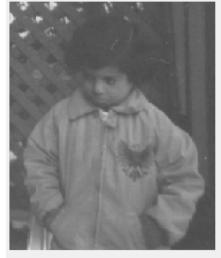
#> input picture Assignment 1/pout-dark.jpg, 221 x 258 px
$ python 7.py
#> lines starting #> are read from the running program, lines starting #| are printed output that depends on the picture
import numpy as np
import matplotlib.pyplot as plt
import cv2

img =cv2.imread("pout-dark.jpg",0)
#> img is the input picture: shape (258, 221); min 70, max 255, mean 123.5
orginal =cv2.imread("pout-dark.jpg",0)
ref_image=cv2.imread("pout-bright.jpg",0)
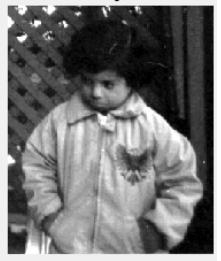
#> input picture Assignment 1/pout-bright.jpg, 221 x 261 px
#> ref_image is the input picture: shape (261, 221); min 0, max 255, mean 114.2

#print(img)


org_hist = np.zeros((256,))
org_equ_hist = np.zeros((256,))
height,width=img.shape
#> height = 258; width = 221

for i in range(width):
    for j in range(height):
        temp = orginal[j,i]
        org_hist[temp] = org_hist[temp]+1
#> after the loop, org_hist = 256 values, max 1984 at index 240, min 0 at index 0, mean 222.7

for i in range(256):
    for j in range(i+1):
        org_equ_hist[i] += org_hist[j] * (1.0/(height*width))
    org_equ_hist[i] = round(org_equ_hist[i] * 255);
#> after the loop, org_equ_hist = 256 values from 0 to 255

org_equ_hist=org_equ_hist.astype(np.uint8)

ref_hist = np.zeros((256,))
ref_equ_hist = np.zeros((256,))
height2,width2=ref_image.shape
#> height2 = 261; width2 = 221

for i in range(width2):
    for j in range(height2):
        temp = ref_image[j,i]
        ref_hist[temp] = ref_hist[temp]+1
#> after the loop, ref_hist = 256 values, max 1953 at index 240, min 35 at index 251, mean 225.3

for i in range(256):
    for j in range(i+1):
        ref_equ_hist[i] += ref_hist[j] * (1.0/(height2*width2))
    ref_equ_hist[i] = round(ref_equ_hist[i] * 255);
#> after the loop, ref_equ_hist = 256 values from 1 to 255

ref_equ_hist=ref_equ_hist.astype(np.uint8)


vals={}
for i in range(len(ref_equ_hist)):
    if i in vals:
        vals[i]=(vals[i]+ref_equ_hist[i])/2
    else:
        vals[i]=ref_equ_hist[i]
#> after the loop, vals = 256 items

for i in range(width):
    for j in range(height):
        temp2 = img[j,i]
        temp3= org_equ_hist[temp2]

        for a,b in vals.items():
            if b==temp3:
                img[j,i]=a
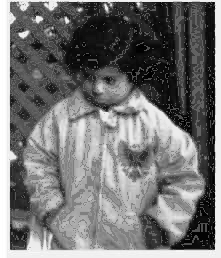
#> img: shape (258, 221); min 0, max 255, mean 116.7


final = np.concatenate((orginal, img), axis=1)
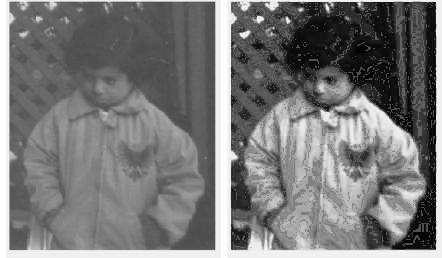
#> final: shape (258, 442); min 0, max 255, mean 120.1
cv2.imshow('Orginal-After Histogram Matching',final)
cv2.imshow('reference',ref_image)


cv2.waitKey(0)
cv2.destroyAllWindows()
